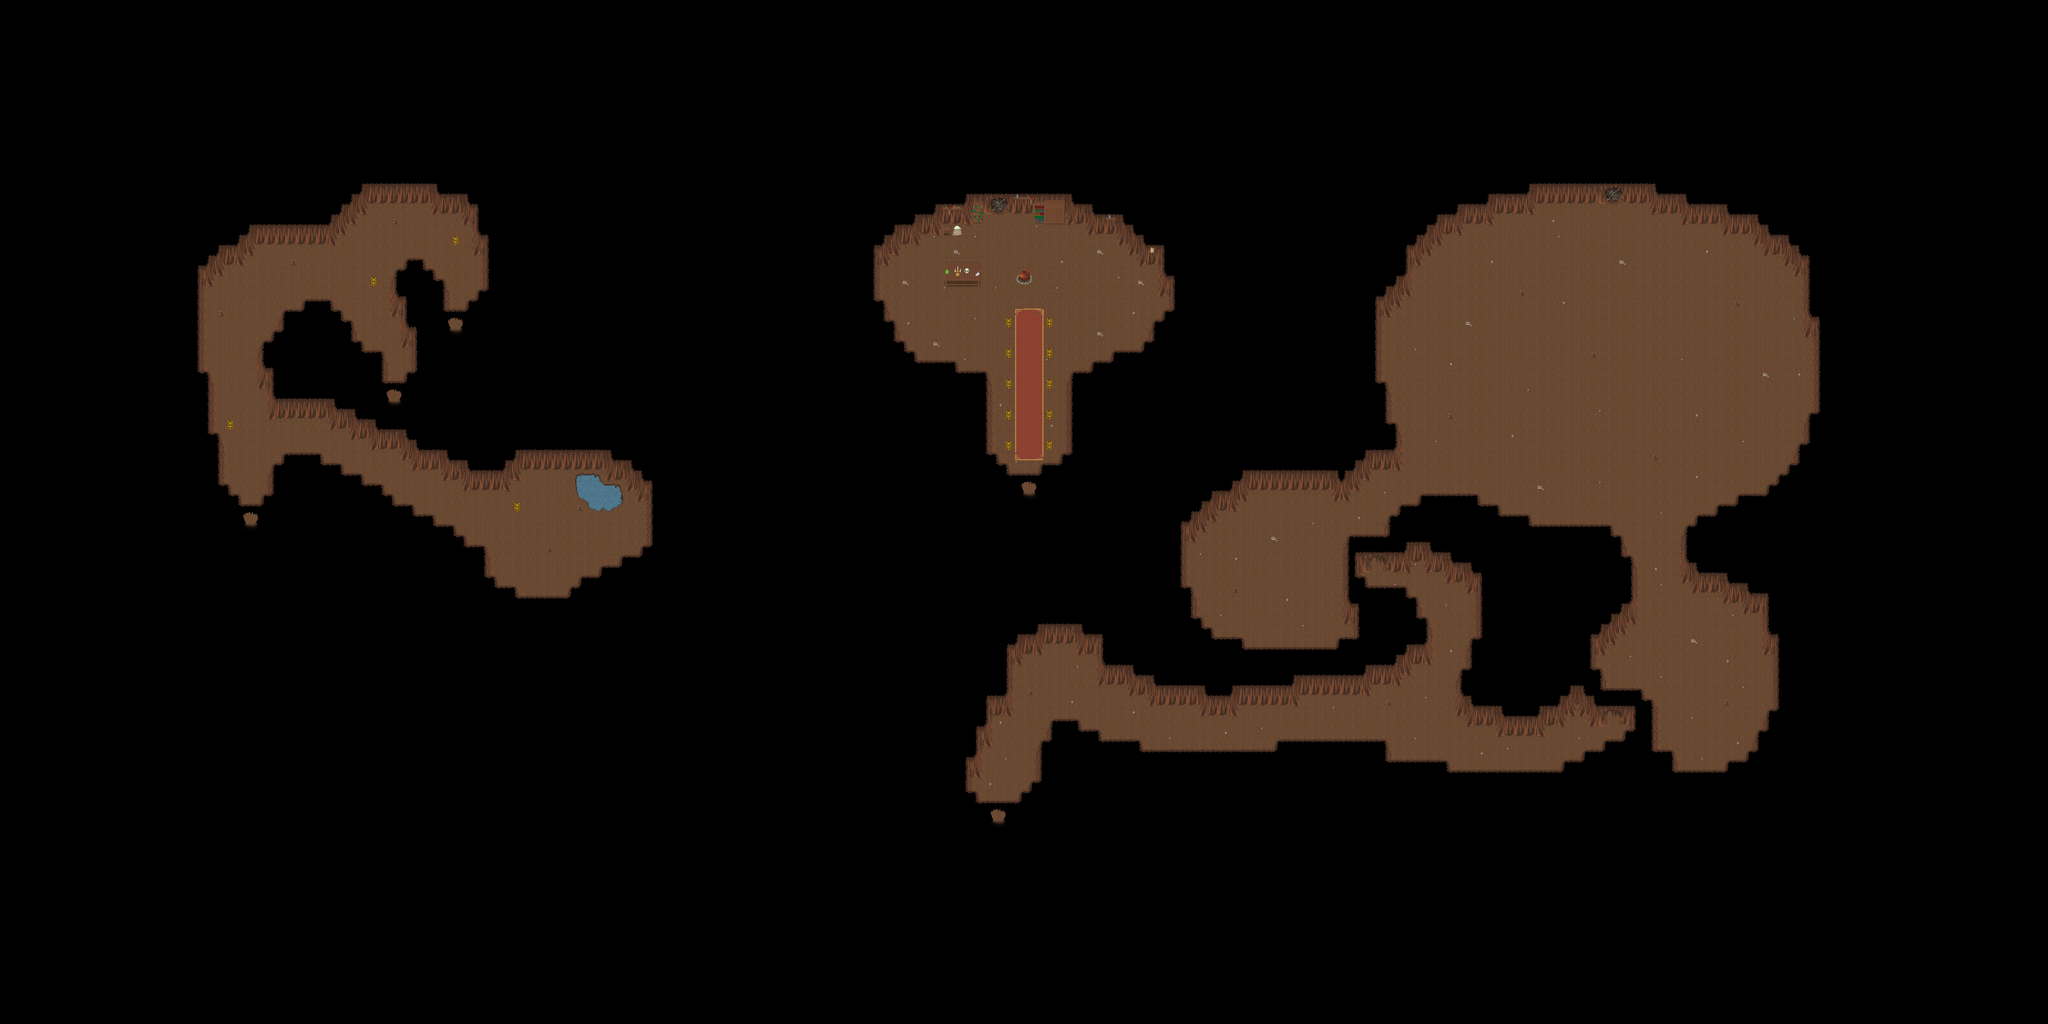

Rendered tile map (Tiled .tmx) drawn with the repository's tilesets; below, a short description and the map source with its tile grids summarised:
An orthogonal 200x100 tile map with 32x32 px tiles, 3 tile layers (Ground, Fringe, Top), 1 hidden layer not drawn, 6 tilesets and 34 objects (15x PARTICLE_EFFECT, 9x warp, 7x spawn, 2x script, Esqueleto (retirado)).

<map version="1.0" orientation="orthogonal" width="200" height="100" tilewidth="32" tileheight="32">
 <properties>
  <property name="minimap" value="/graphics/minimaps/007-3.png" />
  <property name="music" value="faradize_-_darknight_castle.ogg" />
  <property name="music-old" value="finalman_and_yakslem-cavesong.ogg" />
  <property name="name" value="Caverna Monstruosa" />
  <property name="overlay0image" value="graphics/images/ambient/spotlight.png" />
  <property name="overlay0parallax" value="0.0" />
  <property name="pasta" value="CavernaMonstruosa" />
 </properties>
 <tileset firstgid="1" name="Colisao" tilewidth="32" tileheight="32">
  <image source="../graphics/tiles/collision.png" width="64" height="32" />
 </tileset>
 <tileset firstgid="3" name="Cave" tilewidth="32" tileheight="32">
  <image source="../graphics/tiles/cave.png" trans="ff00ff" width="512" height="256" />
 </tileset>
 <tileset firstgid="131" name="Cave x2" tilewidth="32" tileheight="64">
  <image source="../graphics/tiles/cave_x2.png" width="512" height="64" />
 </tileset>
 <tileset firstgid="147" name="Interno X2" tilewidth="32" tileheight="64">
  <image source="../graphics/tiles/woodland_indoor_x2.png" width="512" height="64" />
 </tileset>
 <tileset firstgid="163" name="Interno X3" tilewidth="32" tileheight="94">
  <image source="../graphics/tiles/woodland_indoor_x3.png" width="512" height="96" />
 </tileset>
 <tileset firstgid="179" name="Interno" tilewidth="32" tileheight="32">
  <image source="../graphics/tiles/woodland_indoor.png" width="512" height="512" />
 </tileset>
 <layer name="Ground" width="200" height="100">
  <data>[20000 cells, 20000 non-empty, 62 distinct tile ids]</data>
 </layer>
 <layer name="Fringe" width="200" height="100">
  <data>[20000 cells, 73 non-empty, 27 distinct tile ids]</data>
 </layer>
 <layer name="Top" width="200" height="100">
  <data>[20000 cells, 373 non-empty, 12 distinct tile ids]</data>
 </layer>
 <layer name="Collision" width="200" height="100" visible="0" opacity="0.67">
  <data>[20000 cells, 17089 non-empty, 1 distinct tile ids]</data>
 </layer>
 <objectgroup name="spawns" width="200" height="100" visible="0">
  <object name="Esqueleto Pirata (3)" type="spawn" x="4608" y="736" width="864" height="704">
   <properties>
    <property name="max_beings" value="3" />
    <property name="monster_id" value="303" />
   </properties>
  </object>
  <object name="Esqueleto Arqueiro (2)" type="spawn" x="5504" y="736" width="288" height="704">
   <properties>
    <property name="max_beings" value="2" />
    <property name="monster_id" value="302" />
   </properties>
  </object>
  <object name="Esqueleto Arqueiro (2)" type="spawn" x="4288" y="736" width="288" height="704">
   <properties>
    <property name="max_beings" value="2" />
    <property name="monster_id" value="302" />
   </properties>
  </object>
  <object name="Esqueleto Arqueiro (3)" type="spawn" x="5088" y="1824" width="448" height="608">
   <properties>
    <property name="max_beings" value="3" />
    <property name="monster_id" value="302" />
   </properties>
  </object>
  <object name="Esqueleto (retirado)" x="4288" y="1472" width="1280" height="256">
   <properties>
    <property name="max_beings" value="6" />
    <property name="monster_id" value="300" />
   </properties>
  </object>
  <object name="Esqueleto Adaga (6)" type="spawn" x="4288" y="1760" width="768" height="672">
   <properties>
    <property name="max_beings" value="6" />
    <property name="monster_id" value="301" />
   </properties>
  </object>
  <object name="Esqueleto Arqueiro (3)" type="spawn" x="3712" y="1536" width="544" height="512">
   <properties>
    <property name="max_beings" value="3" />
    <property name="monster_id" value="302" />
   </properties>
  </object>
  <object name="Esqueleto (4)" type="spawn" x="3456" y="2080" width="800" height="352">
   <properties>
    <property name="max_beings" value="4" />
    <property name="monster_id" value="300" />
   </properties>
  </object>
 </objectgroup>
 <objectgroup name="Objects" width="0" height="0">
  <object name="graphics/particles/flame.particle.xml" type="PARTICLE_EFFECT" x="1600" y="1600" width="32" height="32" />
  <object name="graphics/particles/flame.particle.xml" type="PARTICLE_EFFECT" x="704" y="1344" width="32" height="32" />
  <object name="graphics/particles/flame.particle.xml" type="PARTICLE_EFFECT" x="1152" y="896" width="32" height="32" />
  <object name="graphics/particles/flame.particle.xml" type="PARTICLE_EFFECT" x="1408" y="768" width="32" height="32" />
  <object name="graphics/particles/flame.particle.xml" type="PARTICLE_EFFECT" x="3136" y="1024" width="32" height="32" />
  <object name="graphics/particles/flame.particle.xml" type="PARTICLE_EFFECT" x="3264" y="1024" width="32" height="32" />
  <object name="graphics/particles/flame.particle.xml" type="PARTICLE_EFFECT" x="3136" y="1120" width="32" height="32" />
  <object name="graphics/particles/flame.particle.xml" type="PARTICLE_EFFECT" x="3264" y="1120" width="32" height="32" />
  <object name="graphics/particles/flame.particle.xml" type="PARTICLE_EFFECT" x="3136" y="1216" width="32" height="32" />
  <object name="graphics/particles/flame.particle.xml" type="PARTICLE_EFFECT" x="3264" y="1216" width="32" height="32" />
  <object name="graphics/particles/flame.particle.xml" type="PARTICLE_EFFECT" x="3136" y="1312" width="32" height="32" />
  <object name="graphics/particles/flame.particle.xml" type="PARTICLE_EFFECT" x="3264" y="1312" width="32" height="32" />
  <object name="graphics/particles/flame.particle.xml" type="PARTICLE_EFFECT" x="3136" y="1408" width="32" height="32" />
  <object name="graphics/particles/flame.particle.xml" type="PARTICLE_EFFECT" x="3264" y="1408" width="32" height="32" />
  <object name="graphics/particles/cookingfire.particle.xml" type="PARTICLE_EFFECT" x="3184" y="896" width="32" height="32" />
  <object name="paraCima" type="warp" x="1408" y="992" width="32" height="32">
   <properties>
    <property name="dest_map" value="007" />
    <property name="dest_x" value="4736" />
    <property name="dest_y" value="832" />
   </properties>
  </object>
  <object name="paraFora" type="warp" x="1216" y="1216" width="32" height="32">
   <properties>
    <property name="dest_map" value="007" />
    <property name="dest_x" value="4544" />
    <property name="dest_y" value="1056" />
   </properties>
  </object>
  <object name="paraBaixo" type="warp" x="768" y="1600" width="32" height="32">
   <properties>
    <property name="dest_map" value="007" />
    <property name="dest_x" value="4096" />
    <property name="dest_y" value="1440" />
   </properties>
  </object>
  <object name="paraFora" type="warp" x="3200" y="1504" width="32" height="32">
   <properties>
    <property name="dest_map" value="007-2" />
    <property name="dest_x" value="1312" />
    <property name="dest_y" value="1184" />
   </properties>
  </object>
  <object name="paraFora" type="warp" x="3104" y="2528" width="32" height="32">
   <properties>
    <property name="dest_map" value="007-2" />
    <property name="dest_x" value="1504" />
    <property name="dest_y" value="2656" />
   </properties>
  </object>
  <object name="paraDentro" type="warp" x="4288" y="1760" width="32" height="32">
   <properties>
    <property name="dest_map" value="007-3" />
    <property name="dest_x" value="4288" />
    <property name="dest_y" value="1664" />
   </properties>
  </object>
  <object name="paraForaSala" type="warp" x="4288" y="1664" width="32" height="32">
   <properties>
    <property name="dest_map" value="007-3" />
    <property name="dest_x" value="4288" />
    <property name="dest_y" value="1760" />
   </properties>
  </object>
  </objectgroup>
 <objectgroup name="pedraEmanar" width="200" height="100" visible="0">
  <!-- 2 objects omitted --></objectgroup>
</map>
<!-- 4 of 34 objects omitted -->
